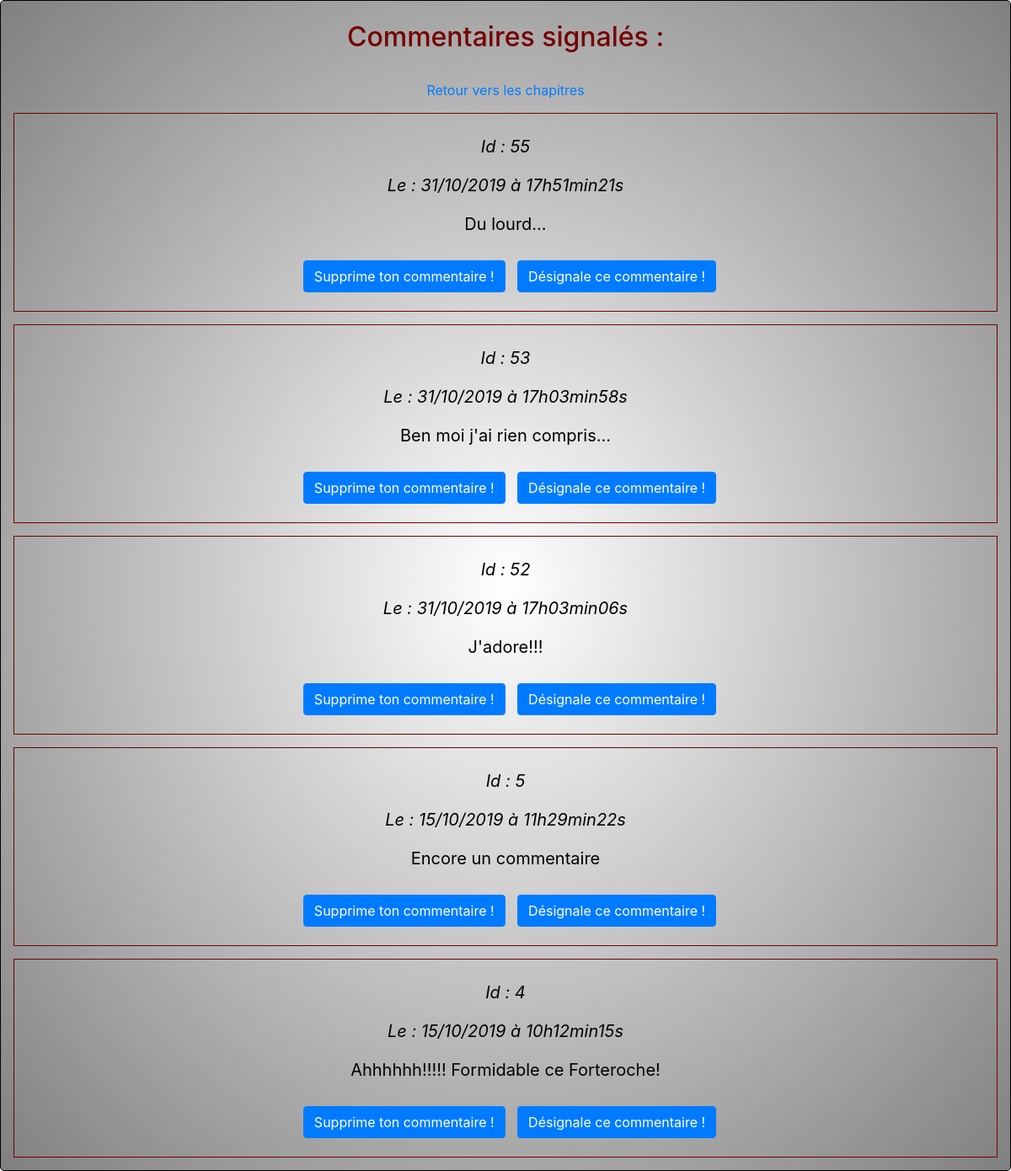
Page /index.php?action=commentsAdmin&signalement=1 (signed in) on the earlier database version.
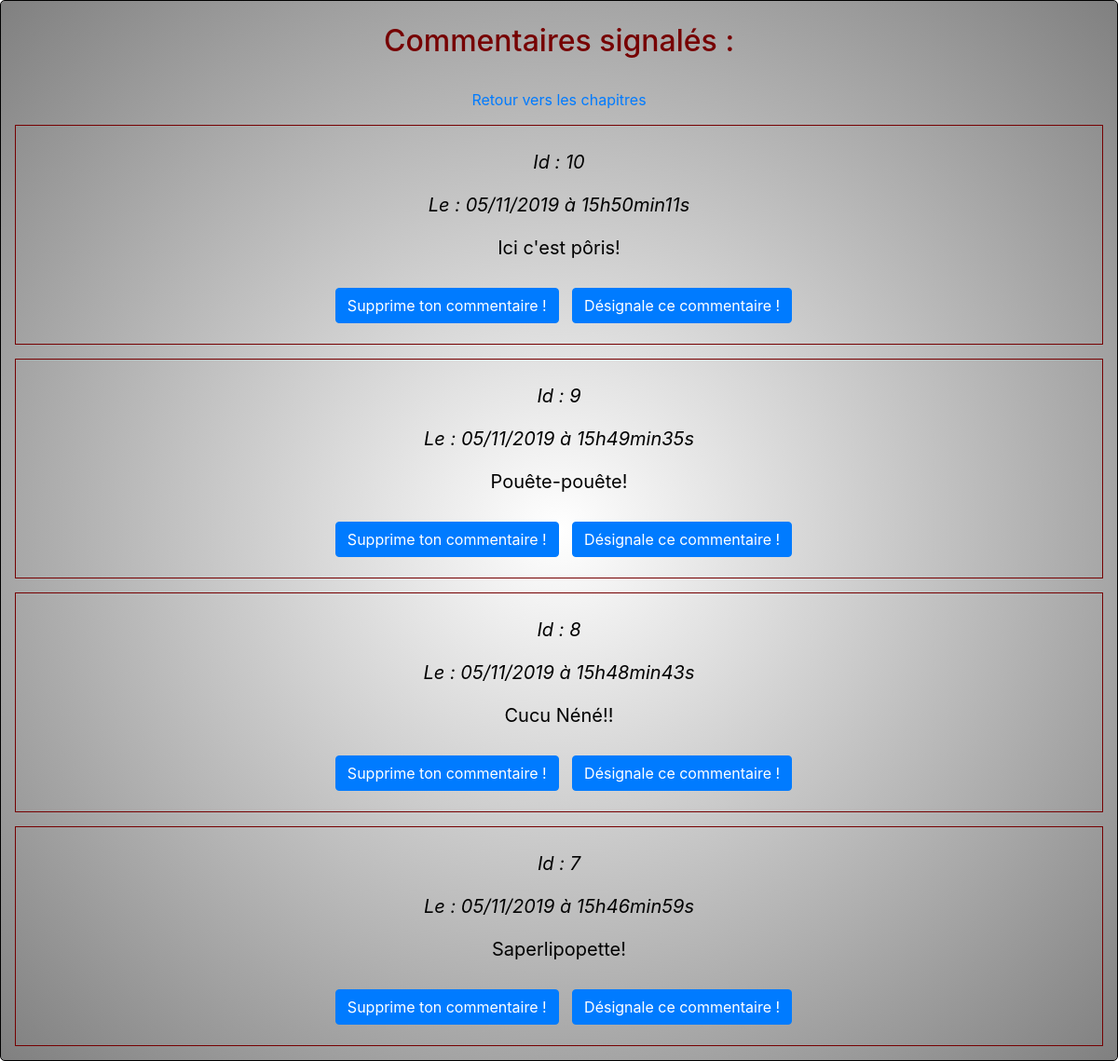
Same page on the later database version.
### tables this page shows
CREATE TABLE IF NOT EXISTS `comments` (
  `id` int(11) NOT NULL AUTO_INCREMENT,
  `id_billet` int(11) NOT NULL,
  `id_user` int(11) NOT NULL,
  `comment` text NOT NULL,
  `signalement` tinyint(1) NOT NULL DEFAULT '0',
  `comment_date` datetime NOT NULL,
  PRIMARY KEY (`id`)
);

### controller/backend.php (called while the page is built, shortened)
<?php
require_once('model/CommentManager.php');
function commentsAdmin()
{
	$commentManager = new CommentManager();
	$comments = $commentManager->getCommentSignal($_GET['signalement']);
	require('view/backend/commentsAdmin.php');
}

### model/CommentManager.php (called while the page is built, shortened)
<?php
class CommentManager extends Manager
{
	public function getCommentSignal($signalement)
	{
		$db = $this->dbConnect();
		$comments = $db->prepare('SELECT id, comment, signalement, DATE_FORMAT(comment_date, \'%d/%m/%Y à %Hh%imin%ss\') AS comment_date_fr FROM comments WHERE signalement = 1 ORDER BY comment_date DESC');
		$comments->execute(array($signalement));
		return $comments;
	}
}

### view/backend/commentsAdmin.php (the view, shortened to what this page needs)
<div class="vuChapComment">
	<div align="center">
    <div><br>
      <h2>Commentaires signalés :</h2><br>
      <a href="index.php?action=listChapAdmin">Retour vers les chapitres</a>
      <?php
      while ($comment = $comments->fetch())
      {
        ?>
        <div class="news"><br>
         <p><em>Id : <?= $comment['id'] ?></em></p>
         <p><em>Le : <?= $comment['comment_date_fr'] ?></em></p>
         <p><?= nl2br(htmlspecialchars($comment['comment'])) ?></p><br>
         <a href="index.php?action=suppComments&amp;id=<?=$comment['id'] ?>"><button type="submit" name="suppComments"class="btn btn-primary">Supprime ton commentaire !</button></a>
         <a href="index.php?action=designalComments&amp;id=<?=$comment['id'] ?>"><button type="submit"class="btn btn-primary">Désignale ce commentaire !</button></a><br><br>
       </div>
       <?php
     }
     ?>
   </div>
 </div>
</div>
<?php require('adminTemplate.php'); ?>

Differences in the rows shown:
removed comments: id "55", comment_date_fr "31/10/2019 à 17h51min21s", comment "Du lourd..."
removed comments: id "53", comment_date_fr "31/10/2019 à 17h03min58s", comment "Ben moi j'ai rien compris..."
removed comments: id "52", comment_date_fr "31/10/2019 à 17h03min06s", comment "J'adore!!!"
no longer on this page (row edited): comments: id "5", comment_date_fr "15/10/2019 à 11h29min22s", comment "Encore un commentaire"
no longer on this page (row edited): comments: id "4", comment_date_fr "15/10/2019 à 10h12min15s", comment "Ahhhhhh!!!!! Formidable ce Forteroche!"
now on this page (row edited): comments: id "10", comment_date_fr "05/11/2019 à 15h50min11s", comment "Ici c'est pôris!"
now on this page (row edited): comments: id "9", comment_date_fr "05/11/2019 à 15h49min35s", comment "Pouête-pouête!"
now on this page (row edited): comments: id "8", comment_date_fr "05/11/2019 à 15h48min43s", comment "Cucu Néné!!"
now on this page (row edited): comments: id "7", comment_date_fr "05/11/2019 à 15h46min59s", comment "Saperlipopette!"
